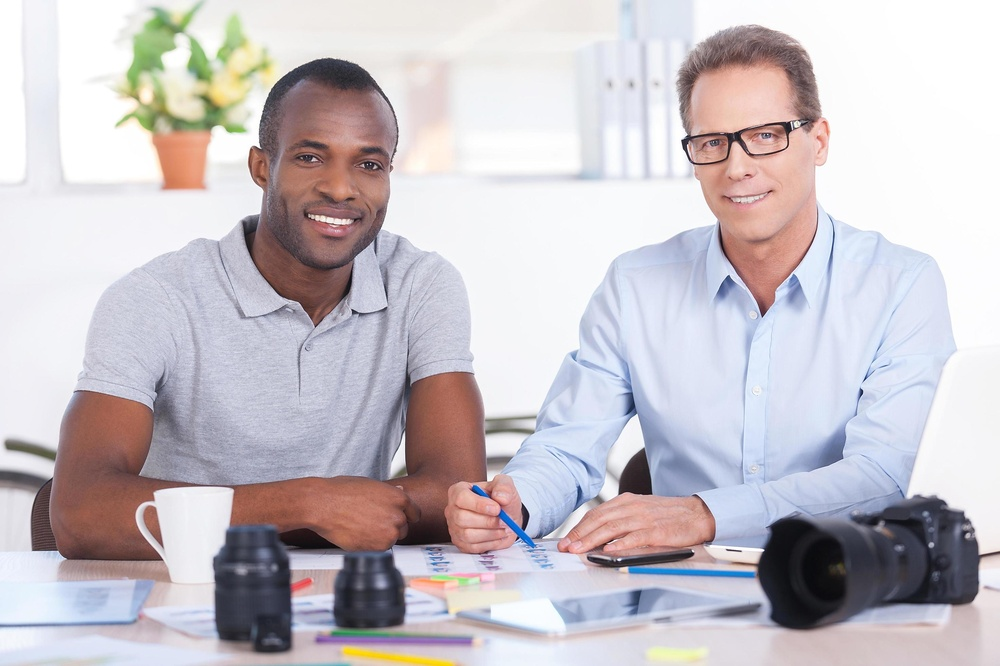
#> input picture faces2.jpg, 1000 x 666 px, shrunk from 2945 x 1960 before the run
$ python multiface.py
#> lines starting #> are read from the running program, lines starting #| are printed output that depends on the picture
import cv2 as cv
import random

face_cascade = cv.CascadeClassifier('haarcascade_frontalface_default.xml')
blocks_num = 4

blank = cv.imread('faces2.jpg')
#> blank is the input picture: shape (666, 1000, 3); mean B, G, R 198.6, 193.3, 199.5
img = blank.copy()
gray = cv.cvtColor(img, cv.COLOR_BGR2GRAY)
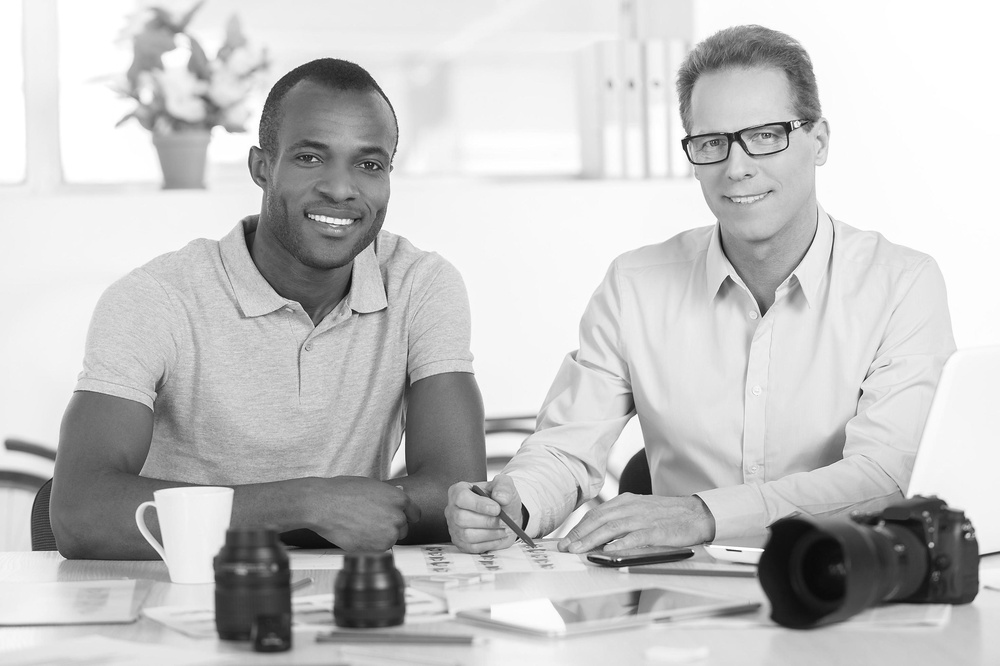
#> gray: shape (666, 1000); min 8, max 255, mean 195.8

face_rect = face_cascade.detectMultiScale(img, scaleFactor=1.2, minNeighbors=5) # shrink rectangle width for tighter fit
#> face_rect = [[264, 103, 149, 149], [671, 74, 167, 167]]
print('face_rect', face_rect)
#| face_rect [[264 103 149 149]
#|  [671  74 167 167]]

for x, y, w, h in face_rect:
	cv.rectangle(img, (x, y), (x+w, y+h), (255, 0, 0), 10)
	cv.imshow('img2', img)

	block_width = int(w/blocks_num)
	block_height = int(h/blocks_num)

	blocks = []
	for i in range(blocks_num):
			for j in range(blocks_num): # may need to flip x, y coordinates in img[] especially if the face rectangle stops being a square
				blocks.append((x + (i*block_width), y + (j*block_height)))
				# blocks.append((y + (j*block_height), x + (i*block_width)))
	print('blocks', blocks)

	img4 = img.copy()
	for block in blocks:
		cv.rectangle(img4, (block[0], block[1]), (block[0]+block_width, block[1]+block_height), (0, 255, 0), 4)
		# cv.addText(img4, str(block[0]) + ':' + str(block[0]+block_width) + ', ' + str(block[1]) + ':' + str(block[1]+block_height), (block[0]+int(block_width/2), block[1]+int(block_height/2)), 'arial')
		# cv.putText(img=img4, text=str(block[0]) + ':' + str(block[0]+block_width) + ', ' + str(block[1]) + ':' + str(block[1]+block_height), org=(block[0]+int(block_width/200), block[1]+int(block_height/3)), fontFace=cv.FONT_HERSHEY_COMPLEX_SMALL, fontScale=0.5, color=(255, 0, 255, 255), thickness=1, bottomLeftOrigin=False)
		cv.putText(img=img4, text=str(block[1]) + ':' + str(block[1]+block_height), org=(block[0]+int(block_width/100), block[1]+int(block_height/2)), fontFace=cv.FONT_HERSHEY_COMPLEX_SMALL, fontScale=0.7, color=(255, 0, 255, 255), thickness=1, bottomLeftOrigin=False)
		cv.putText(img=img4, text=str(block[0]) + ':' + str(block[0]+block_width) + ', ', org=(block[0]+int(block_width/100), block[1]+int(block_height/3)), fontFace=cv.FONT_HERSHEY_COMPLEX_SMALL, fontScale=0.7, color=(255, 0, 255, 255), thickness=1, bottomLeftOrigin=False)
	cv.imshow('img4', img4)


	# shuffle the set 1, 2, 3, ... ,8, 9
	nums = [num for num in range(0, pow(blocks_num, 2))]
	shuffle = []
	while len(nums) > 0:
		rand = random.randrange(0, len(nums))
		shuffle.append(nums.pop(rand))

	print('shuffle', shuffle)

	# turn that 1x9 array into 3x3 matrix
	shuffle_mat = []
	for i in range(0, pow(blocks_num, 2)-2, blocks_num):
		shuffle_mat.append(shuffle[i:i+blocks_num])
	print('shuffle_mat', shuffle_mat)

	shuffle_blocks = []
	for i in range(blocks_num):
		for j in range(blocks_num):
			shuffle_blocks.append(blocks[shuffle_mat[i][j]])
	print('shuffle_blocks', shuffle_blocks)

	img5 = blank.copy()
	img6 = blank.copy()

	k = 0
	for i in range(blocks_num):
		for j in range(blocks_num): # may need to flip x, y coordinates in img[] especially if the face rectangle stops being a square
			# img5[x+i*block_width:x+(i*block_width)+block_width, y+j*block_height:y+(j*block_height)+block_height] = img6[shuffle_blocks[k][0]:shuffle_blocks[k][0]+block_width, shuffle_blocks[k][1]:shuffle_blocks[k][1]+block_height]
			# img5[y+j*block_height:y+(j*block_height)+block_height, x+i*block_width:x+(i*block_width)+block_width] = img6[shuffle_blocks[k][0]:shuffle_blocks[k][0]+block_width, shuffle_blocks[k][1]:shuffle_blocks[k][1]+block_height]
			img5[y+j*block_height:y+(j*block_height)+block_height, x+i*block_width:x+(i*block_width)+block_width] = img6[shuffle_blocks[k][1]:shuffle_blocks[k][1]+block_height, shuffle_blocks[k][0]:shuffle_blocks[k][0]+block_width]
			k += 1

	cv.imshow('scrambe', img5)
#> this loop made 2 passes
#> (x, y, w, h, block_width, block_height) on passes 1 to 2: (264, 103, 149, 149, 37, 37), (671, 74, 167, 167, 41, 41)
#| blocks [(264, 103), (264, 140), (264, 177), (264, 214), (301, 103), (301, 140), (301, 177), (301, 214), (338, 103), (338, 140), (338, 177), (338, 214), (375, 103), (375, 140), (375, 177), (375, 214)]
#| shuffle [12, 13, 6, 0, 5, 11, 10, 9, 7, 4, 3, 15, 2, 14, 1, 8]
#| shuffle_mat [[12, 13, 6, 0], [5, 11, 10, 9], [7, 4, 3, 15], [2, 14, 1, 8]]
#| shuffle_blocks [(375, 103), (375, 140), (301, 177), (264, 103), (301, 140), (338, 214), (338, 177), (338, 140), (301, 214), (301, 103), (264, 214), (375, 214), (264, 177), (375, 177), (264, 140), (338, 103)]
#| blocks [(671, 74), (671, 115), (671, 156), (671, 197), (712, 74), (712, 115), (712, 156), (712, 197), (753, 74), (753, 115), (753, 156), (753, 197), (794, 74), (794, 115), (794, 156), (794, 197)]
#| shuffle [4, 13, 1, 11, 6, 12, 15, 3, 8, 0, 14, 2, 9, 7, 5, 10]
#| shuffle_mat [[4, 13, 1, 11], [6, 12, 15, 3], [8, 0, 14, 2], [9, 7, 5, 10]]
#| shuffle_blocks [(712, 74), (794, 115), (671, 115), (753, 197), (712, 156), (794, 74), (794, 197), (671, 197), (753, 74), (671, 74), (794, 156), (671, 156), (753, 115), (712, 197), (712, 115), (753, 156)]
#> pass 1, `cv.imshow('img2', img)`:
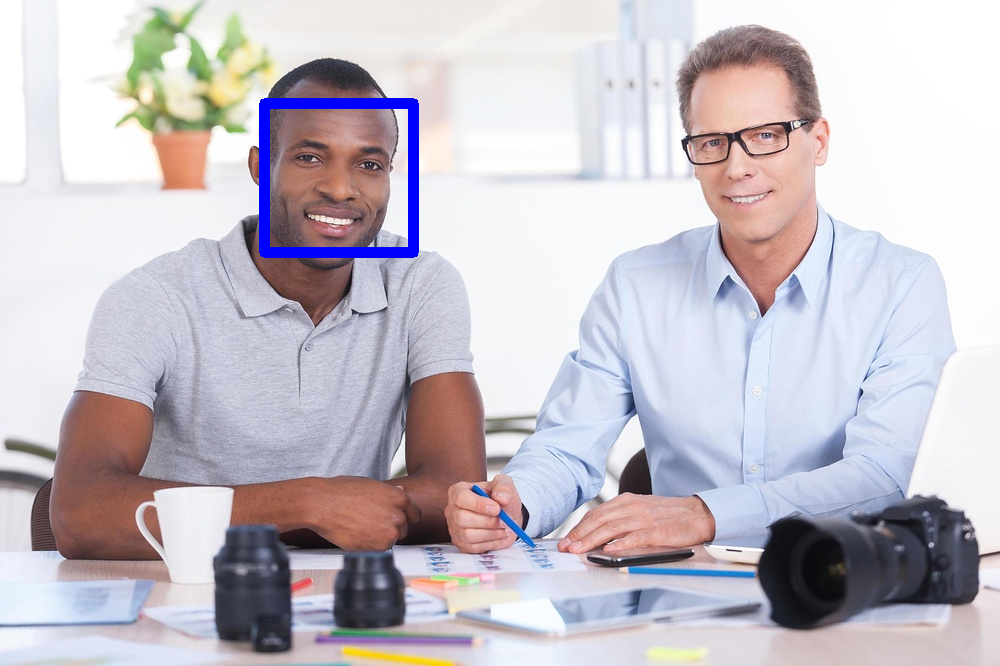
#> window 'img2': shape (666, 1000, 3); mean B, G, R 199.6, 191.9, 197.9
#> pass 1, `cv.imshow('img4', img4)`:
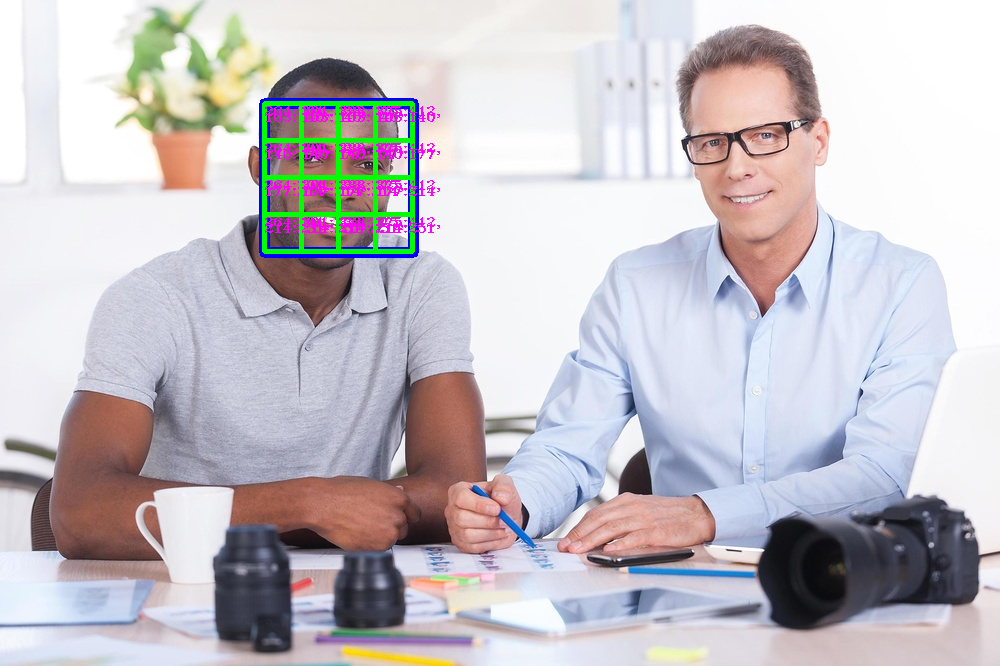
#> window 'img4': shape (666, 1000, 3); mean B, G, R 198.6, 192.8, 197.7
#> pass 1, `cv.imshow('scrambe', img5)`:
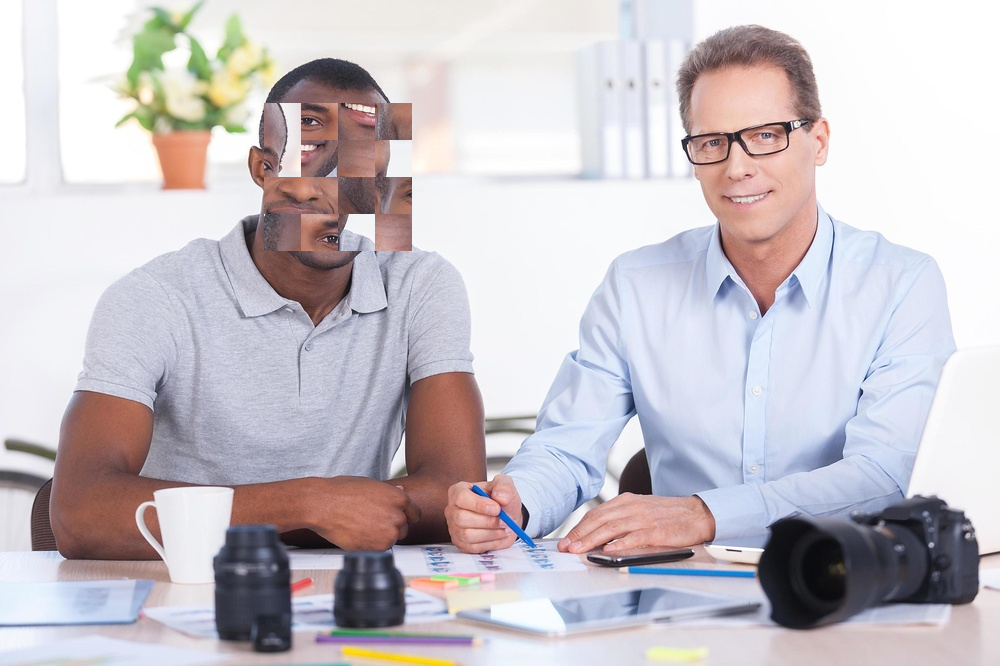
#> window 'scrambe': shape (666, 1000, 3); mean B, G, R 198.6, 193.3, 199.5
#> pass 2, `cv.imshow('img2', img)`:
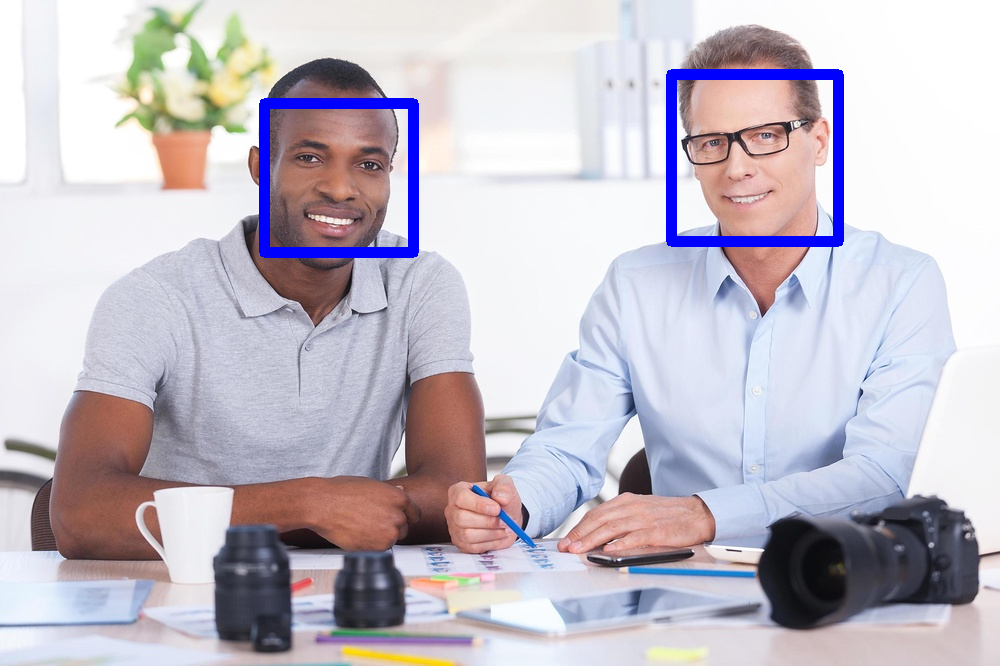
#> window 'img2': shape (666, 1000, 3); mean B, G, R 200.2, 189.6, 195.5
#> after the loop:
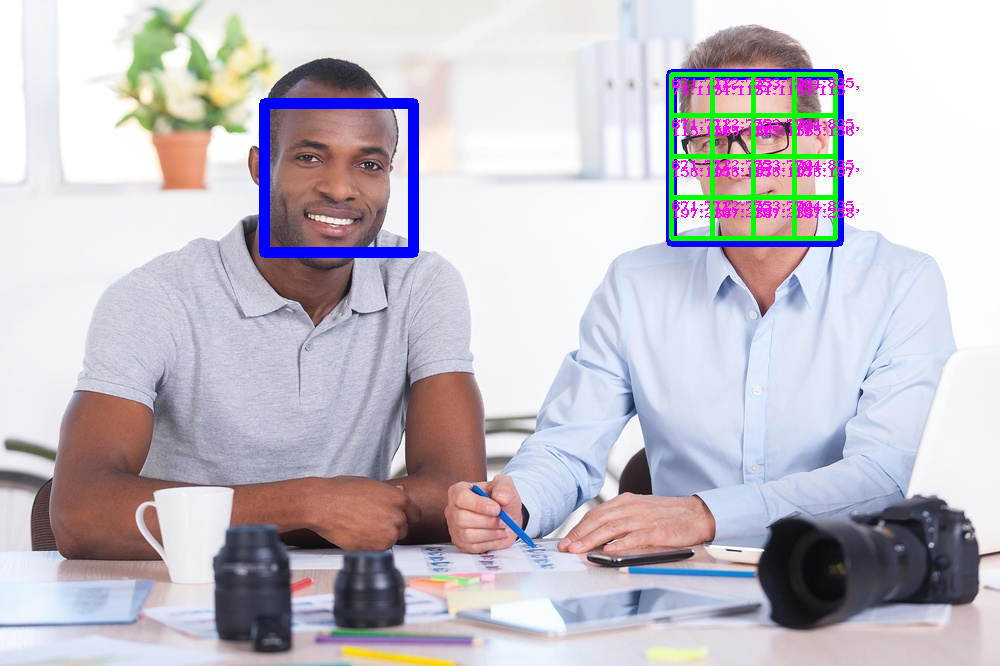
#> img4: shape (666, 1000, 3); mean B, G, R 198.4, 190.2, 194.6
#> after the loop:
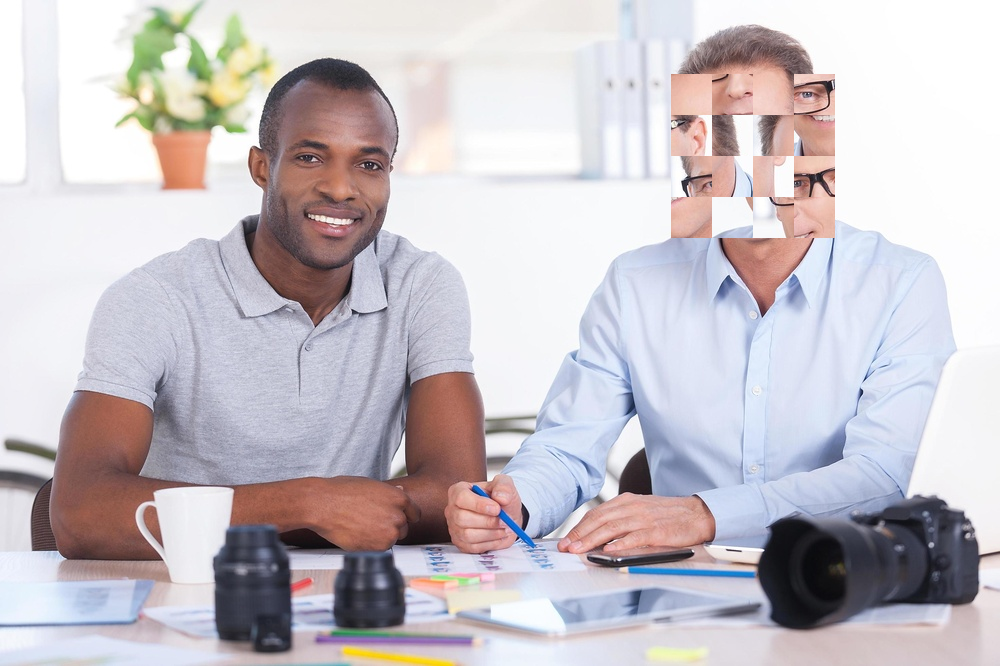
#> img5: shape (666, 1000, 3); mean B, G, R 198.6, 193.3, 199.5

cv.waitKey(0)
cv.destroyAllWindows()

$ run again, with faces3.jpg copied over faces2.jpg
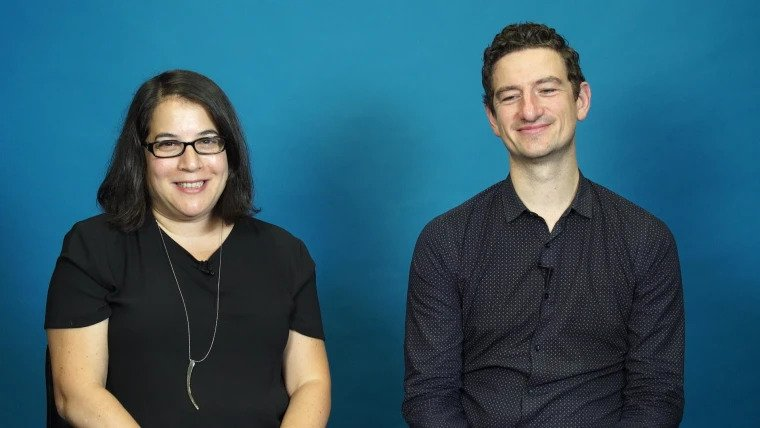
#> input picture faces3.jpg, 760 x 428 px
#> blank is the input picture: shape (428, 760, 3); mean B, G, R 105.7, 88.6, 46.5
#> `gray = cv.cvtColor(img, cv.COLOR_BGR2GRAY)`:
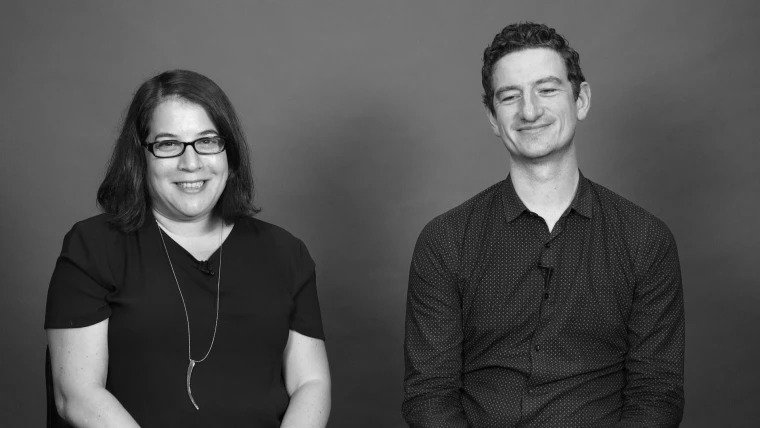
#> gray: shape (428, 760); min 0, max 248, mean 78
#> face_rect = [[476, 50, 109, 109], [135, 106, 104, 104]]
#| face_rect [[476  50 109 109]
#|  [135 106 104 104]]
#> the loop `for x, y, w, h in face_rect:` made 2 passes
#> (x, y, w, h, block_width, block_height) on passes 1 to 2: (476, 50, 109, 109, 27, 27), (135, 106, 104, 104, 26, 26)
#> (printed output is left out)
#> after the loop `for x, y, w, h in face_rect:`:
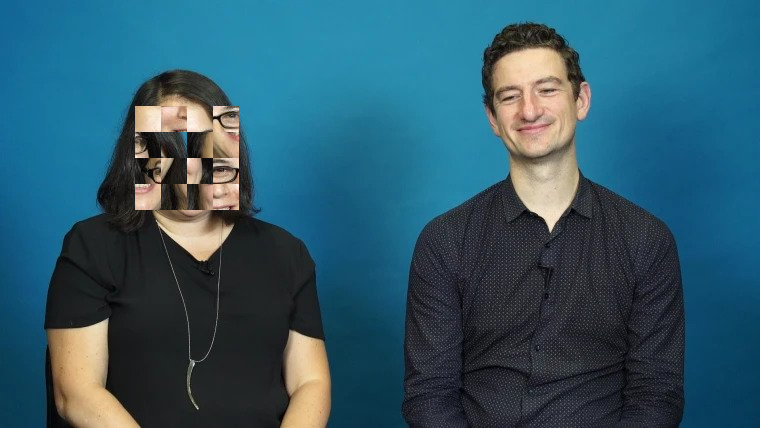
#> img5: shape (428, 760, 3); mean B, G, R 105.7, 88.6, 46.5

$ run again, with face1.jpg copied over faces2.jpg
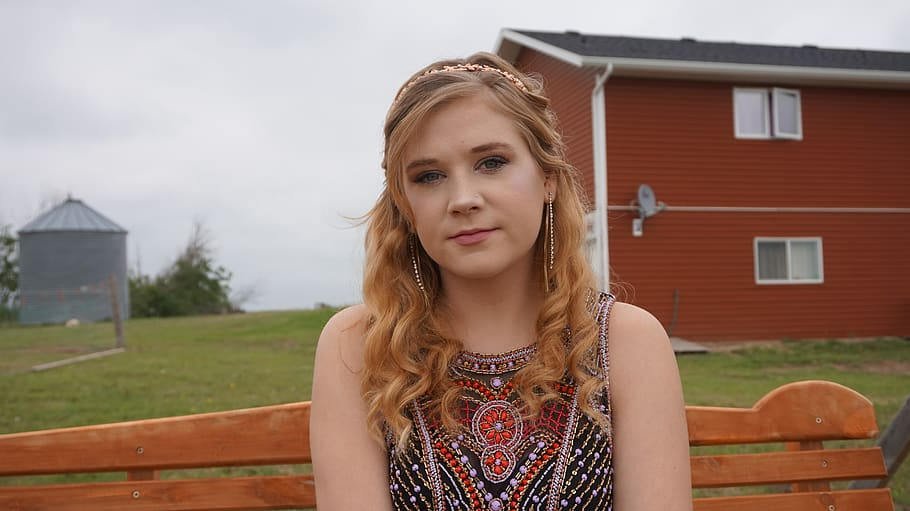
#> input picture face1.jpg, 910 x 511 px
#> blank is the input picture: shape (511, 910, 3); mean B, G, R 108.5, 123.6, 150.4
#> `gray = cv.cvtColor(img, cv.COLOR_BGR2GRAY)`:
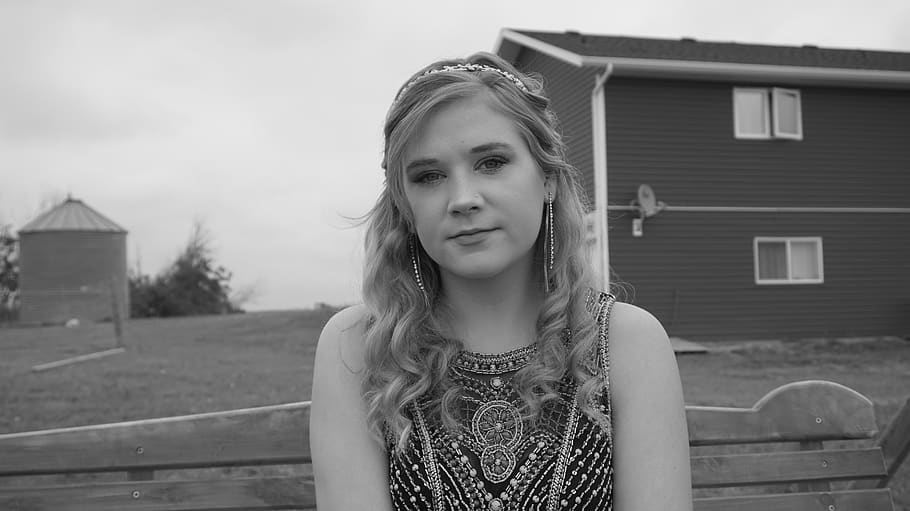
#> gray: shape (511, 910); min 0, max 254, mean 129.9
#> face_rect = [[377, 101, 177, 177]]
#| face_rect [[377 101 177 177]]
#> the loop `for x, y, w, h in face_rect:` made 1 pass
#> (x, y, w, h, block_width, block_height) on pass 1: (377, 101, 177, 177, 44, 44)
#> (printed output is left out)
#> pass 1, `cv.imshow('scrambe', img5)`:
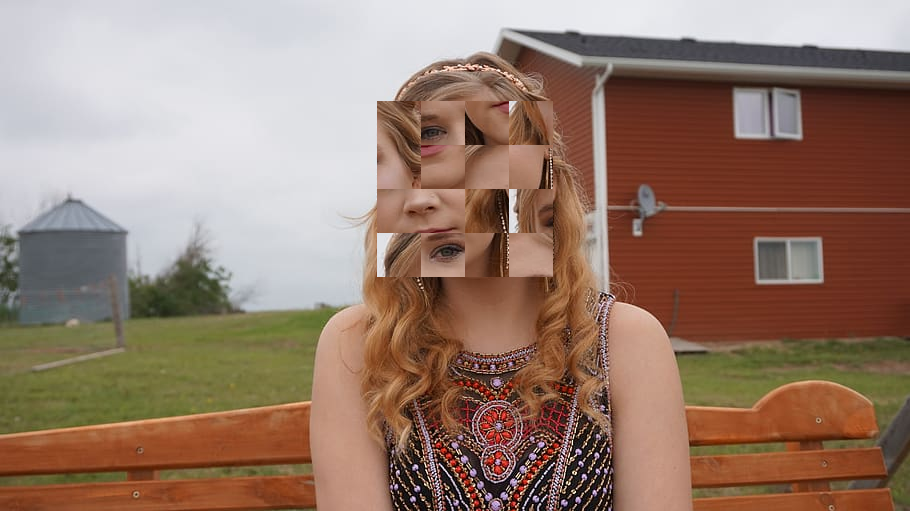
#> window 'scrambe': shape (511, 910, 3); mean B, G, R 108.5, 123.6, 150.4
